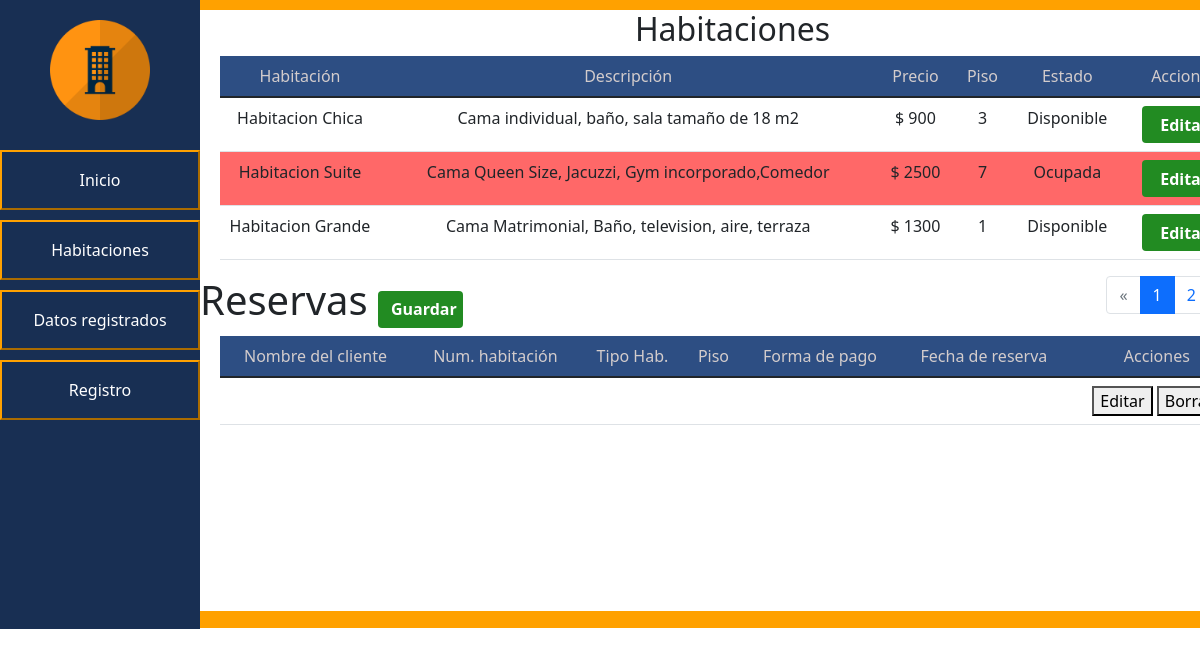
Page /PHP/registro.php?pagina=1 on the earlier database version.
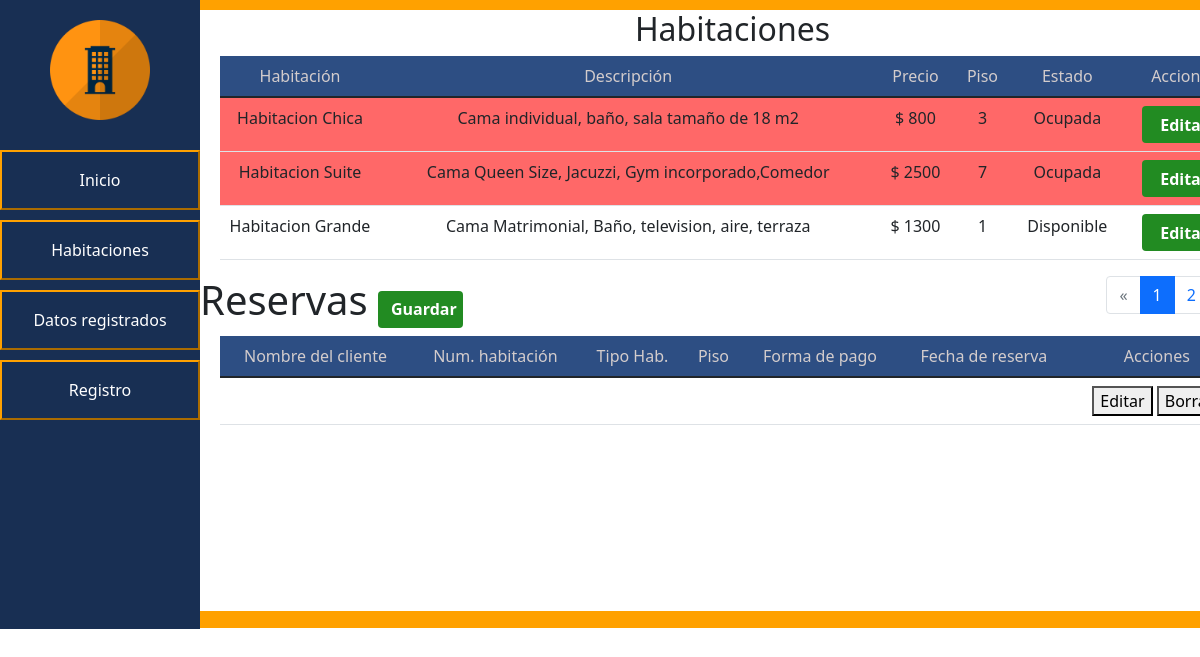
Same page on the later database version.
### tables this page shows
CREATE TABLE `habitacion` (
  `idHabitacion` int(11) NOT NULL,
  `NombreHab` varchar(45) NOT NULL,
  `Descripcion` varchar(50) NOT NULL,
  `Precio` int(10) NOT NULL,
  `Piso` int(10) NOT NULL,
  `Estado` varchar(20) NOT NULL
);

### PHP/registro.php (the view, shortened to what this page needs)
<!DOCTYPE html>
<html>
<head>
    <link href="https://cdn.jsdelivr.net/npm/bootstrap@5.1.3/dist/css/bootstrap.min.css" rel="stylesheet">
    <link rel="stylesheet" type="text/css" href="../css/styles-registro.css">
</head>
<body>
	<div id="general">
		<div id="navegacion">
			<div id="navegacion-alineacion">
				<img src="..\img\img2.png" id="img1">
				<a href="index.php">
					<button class="animacion-btn" id="btn">Inicio</button>
				</a>
                <a href="habitaciones.php">
					<button class="animacion-btn" id="btn">Habitaciones</button>
				</a>
				<a href="datos-registrados.php">
					<button class="animacion-btn" id="btn">Datos registrados</button>
				</a>
                <a href="registro.php?pagina=1">
                    <button class="animacion-btn" id="btn" > Registro </button>
                </a>
			</div>
		</div>
		<div id="cuerpo">
			<div id="contenido-cuerpo">
                <h2 style="text-align: center;"> Habitaciones </h2>
                        <table class="table table-hover" id="alineacion-tabla">
                            <thead>
                            <tr class="tittletables">
                                <th class="tamañocelda" scope="col">Habitación</th>
                                <th scope="col">Descripción</th>
                                <th scope="col">Precio</th>
                                <th scope="col">Piso</th>
                                <th scope="col">Estado</th>
                                <th scope="col">Acciones</th>
                            </tr>
                            </thead>
                            <tbody>
                            <?php $cont = include ("conexion.php");
                            $consulta="SELECT * FROM habitacion";
                            $resultado = mysqli_query($enlace,$consulta);
                            $articulos_por_pagina=3;
                            $articulos_totales=mysqli_num_rows($resultado);
                            $paginas=$articulos_totales/3;
                            $paginas=ceil($paginas);
                            $contador=($_GET['pagina']-1)*$articulos_por_pagina;
                            $consulta_1="SELECT * FROM habitacion LIMIT $contador,$articulos_por_pagina";
                            $resultado_1=mysqli_query($enlace,$consulta_1);
                            while ($mostrar=mysqli_fetch_array($resultado_1)){
                            ?>
                                <tr class="<?php echo ($mostrar['Estado']=="Ocupada")?'disponibilidad':'sin-color' ?>">
                                    <td > <?php echo $mostrar['NombreHab'] ?> </td>
                                    <td > <?php echo $mostrar['Descripcion'] ?> </td>
                                    <td >$ <?php echo $mostrar['Precio'] ?> </td>
                                    <td > <?php echo $mostrar['Piso'] ?> </td>
                                    <td > <?php echo $mostrar['Estado'] ?> </td>
                                    <td>
                                        <button type="button" class="buttonedit" data-bs-toggle="modal" data-bs-target="#editmodal<?php echo $mostrar['idHabitacion'];?>">
                                            Editar
                                        </button>
                                    </td>
                                </tr>
                            <?php
                            }
                            ?>
                            </tbody>
                        </table>
                        <nav class="alineacion" aria-label="Page navigation example">
                            <ul class="pagination" >
                                <li class="page-item <?php echo $_GET['pagina']<= 1 ? 'disabled':'' ?>">
                                    <a class="page-link"
                                       href="registro.php?pagina=<?php echo $_GET['pagina']-1 ?>" aria-label="Previous">
                                        <span aria-hidden="true">&laquo;</span>
                                    </a>
                                </li>
                                <?php for($i=0;$i<$paginas;$i++): ?>
                                <li class="page-item <?php echo $_GET['pagina']==$i+1 ?'active': '' ?>">
                                    <a class="page-link" href="registro.php?pagina=<?php echo $i+1 ?>">
                                        <?php echo $i+1 ?>
                                    </a>
                                </li>
                                <?php endfor; ?>
                            </ul>
                        </nav>
                <h1> Reservas <button type="button" class="buttonedit" data-bs-toggle="modal" data-bs-target="#modalsave">
                        Guardar
                    </button></h1>
                <table class="table table-hover" id="alineacion-tabla">
                    <thead>
                    <tr class="tittletables">
                        <th scope="col">Nombre del cliente</th>
                        <th scope="col">Num. habitación</th>
                        <th scope="col">Tipo Hab.</th>
                        <th scope="col">Piso</th>
                        <th scope="col">Forma de pago</th>
                        <th scope="col">Fecha de reserva</th>
                        <th scope="col">Acciones</th>
                    </tr>
                    </thead>
                    <tbody>
                        <tr>
                            <td> </td>
                            <td> </td>
                            <td> </td>
                            <td> </td>
                            <td> </td>
                            <td> </td>
                            <td>
                                <button>Editar</button>
                                <button>Borrar</button>
                            </td>
                        </tr>
                    </tbody>
                </table>
            </div>
        </div>
</body>
</html>

### css/styles-registro.css (style rules this page uses)
body { margin: 0; }
#general { display: flex; }
#navegacion { float: left; background-color: #182F53; height: 629px; width: 200px }
#btn { background-color: #182F53; color: white; margin-top:10px; width: 200px; height: 60px; }
#navegacion-alineacion { margin-top: 20px; }
#img1 { height: 100px; margin-left: 50px; margin-bottom:20px; }
.animacion-btn { border-color: #FFA100; color: black; background-image: -webkit-linear-gradient(45deg, #FFA100 50%, transparent 50%); background-image: linear-gradient(45deg, #FFA100 50%, transparent 50%); background-position: 100%; background-size: 400%; -webkit-transition: background 300ms ease-in-out; transition: background 300ms ease-in-out; }
#cuerpo { background-color: #FFA100; height: 628px; width: 100%; overflow: scroll; }
#contenido-cuerpo { background-color: white; height: 601px; width: 1065px; margin: auto; margin-top: 10px; }
#alineacion-tabla { width: 1024px; margin-left: 20px; }
table,tr,th { text-align: center; font-weight: normal; }
th { padding-left: 18px; padding-right: 18px; }
.tittletables { background: #2d4e83; color: #d3cccc; margin-left: 29px; margin-right: 23px; }
.tamañocelda { width: 160px; }
.disponibilidad { background:#FF6868; }
.alineacion { float: right; margin-right: 23px; }
.buttonedit { width: 85px; height: 37px; color: #ffffff; font-weight: bold; display: inline-block; padding: 6px 12px; font-size: 16px; text-align: center; cursor: pointer; background-image: none; border: 1px solid transparent; border-radius: 4px; outline: 0; background-color: forestgreen; align-content: center; }

Differences in the rows shown:
changed habitacion "Habitacion Chica": Precio "900" → "800"; Estado "Disponible" → "Ocupada"
